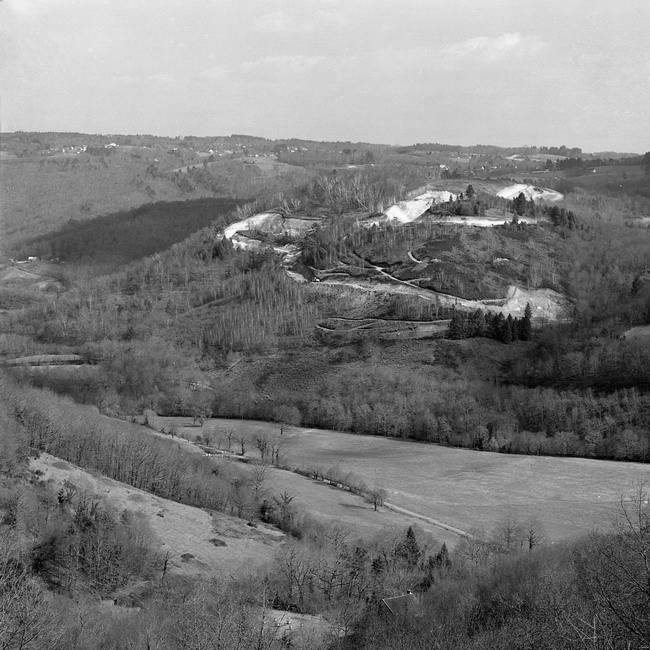
//> input picture tests/FiltresSobelAndPrewitt/im0.pgm, 650 x 650 px
$ ./Sobel im0.pgm   (built with g++ and OpenCV 4)
//> lines starting //> are read from the running program, lines starting //| are printed output that depends on the picture
#include<iostream>
#include<cmath>
#include<opencv2/imgproc/imgproc.hpp>
#include<opencv2/highgui/highgui.hpp>

using namespace std;
using namespace cv;


// Computes the x component of the gradient vector
// at a given point in a image.
// returns gradient in the x direction
int xGradient(Mat image, int x, int y)
{
    return image.at<uchar>(y-1, x-1) +
                2*image.at<uchar>(y, x-1) +
                 image.at<uchar>(y+1, x-1) -
                  image.at<uchar>(y-1, x+1) -
                   2*image.at<uchar>(y, x+1) -
                    image.at<uchar>(y+1, x+1);
}

// Computes the y component of the gradient vector
// at a given point in a image
// returns gradient in the y direction

int yGradient(Mat image, int x, int y)
{
    return image.at<uchar>(y-1, x-1) +
                2*image.at<uchar>(y-1, x) +
                 image.at<uchar>(y-1, x+1) -
                  image.at<uchar>(y+1, x-1) -
                   2*image.at<uchar>(y+1, x) -
                    image.at<uchar>(y+1, x+1);
}

int main(int argc,char** argv)
{

      Mat src, dst;
      int gx, gy, sum;

      // Load an image
      src = imread(argv[1], CV_LOAD_IMAGE_GRAYSCALE);
//> src is the input picture: 650 rows x 650 cols, CV_8UC1; min 0, max 254, mean 122.6
      dst = src.clone();
      if( !src.data )
      { return -1; }


        for(int y = 0; y < src.rows; y++)
            for(int x = 0; x < src.cols; x++)
                dst.at<uchar>(y,x) = 0.0;
//> dst: 650 rows x 650 cols, CV_8UC1; every value is 0

        for(int y = 1; y < src.rows - 1; y++){
            for(int x = 1; x < src.cols - 1; x++){
                gx = xGradient(src, x, y);
                gy = yGradient(src, x, y);
                sum = abs(gx) + abs(gy);
                sum = sum > 255 ? 255:sum;
                sum = sum < 0 ? 0 : sum;
                dst.at<uchar>(y,x) = sum;
            }
        }
//> this loop made 648 passes
//> (gx, gy, sum) on passes 1 to 3: (-3, 3, 6), (-7, -15, 22), (-16, -12, 28)
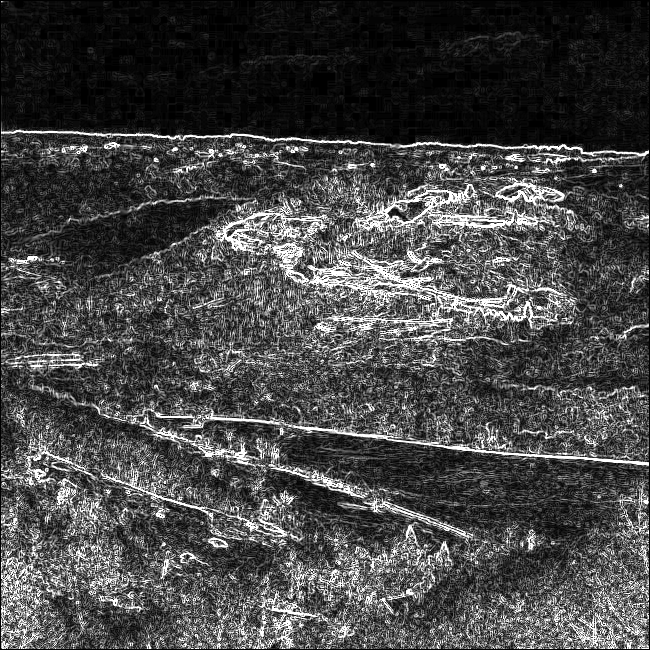
//> dst: 650 rows x 650 cols, CV_8UC1; min 0, max 255, mean 70.8
//> after the loop, gx = 6; gy = 288; sum = 255

        namedWindow("final");
        imshow("final", dst);

        namedWindow("initial");
        imshow("initial", src);

      waitKey();


    return 0;
}

$ run again, on tests/FiltresSobelAndPrewitt/im2.ppm
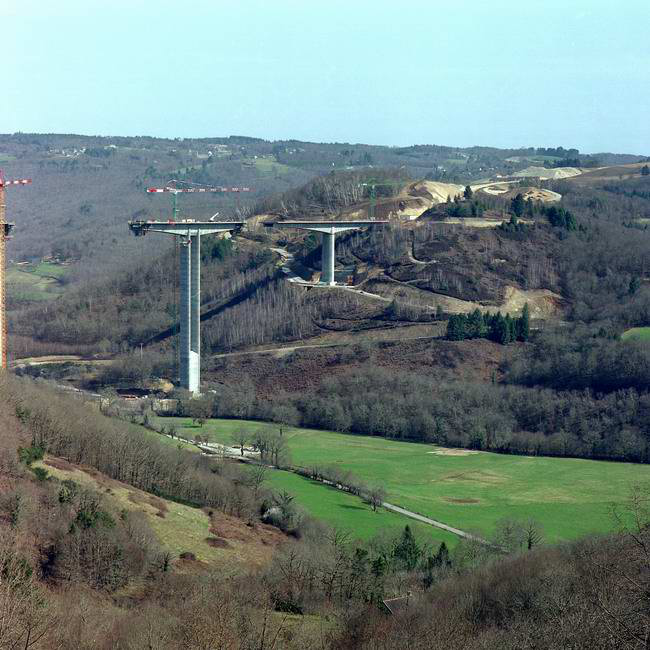
//> input picture tests/FiltresSobelAndPrewitt/im2.ppm, 650 x 650 px
//> `src = imread(argv[1], CV_LOAD_IMAGE_GRAYSCALE);`:
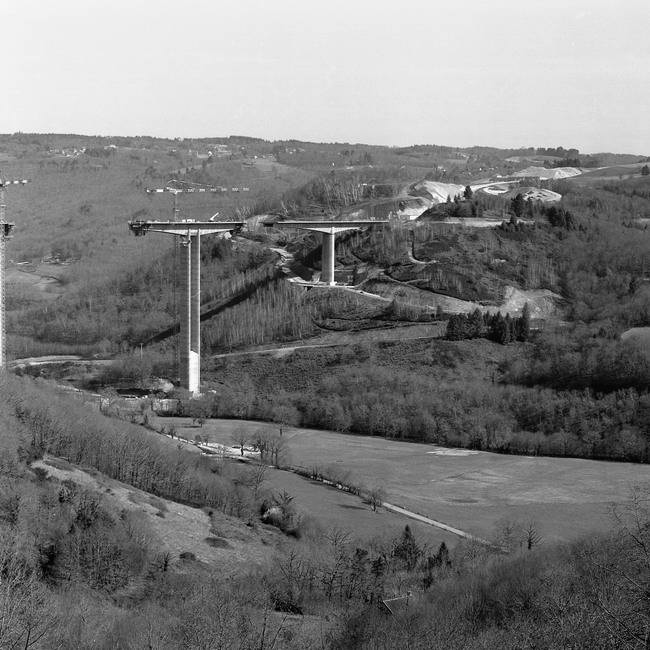
//> src: 650 rows x 650 cols, CV_8UC1; min 0, max 255, mean 121.7
//> the loop `for(int y = 1; y < src.rows - 1; y++)` made 648 passes
//> (gx, gy, sum) on passes 1 to 3: (-1, 1, 2), (-3, 1, 4), (-4, 0, 4)
//> after the loop `for(int y = 1; y < src.rows - 1; y++)`:
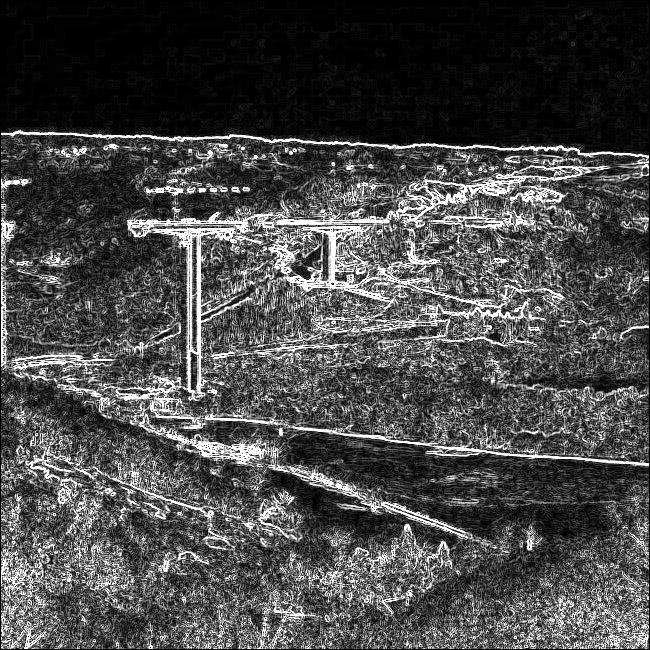
//> dst: 650 rows x 650 cols, CV_8UC1; min 0, max 255, mean 73.1
//> after the loop `for(int y = 1; y < src.rows - 1; y++)`: gx = -73; gy = 13; sum = 86
